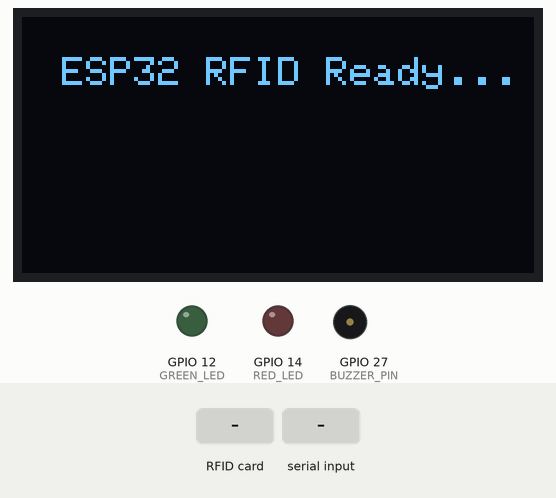
A sketch run on a simulated ESP32. On the bench: 128×64 one-colour display, output pins drawn as LEDs (lit = HIGH), buzzer (waves = sounding, pin HIGH). The test bench sets the inputs (shaded band). What the sketch prints to the serial monitor is not drawn.

Above: at 1.3 s.
1.4 s: RFID card 5E 7A 19 C4 held to the reader
At 3.5 s:
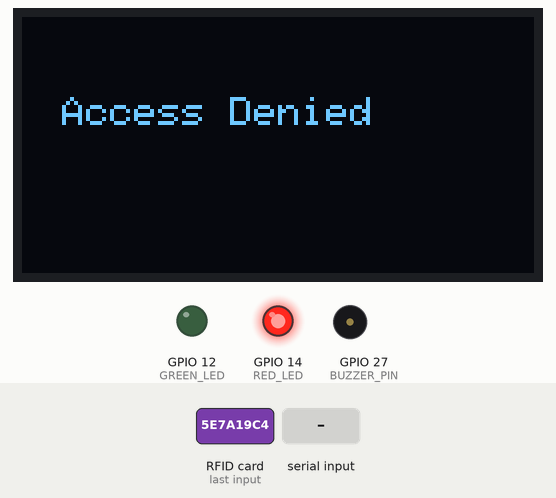
3.8 s: "read\n" received over Serial
At 4.8 s:
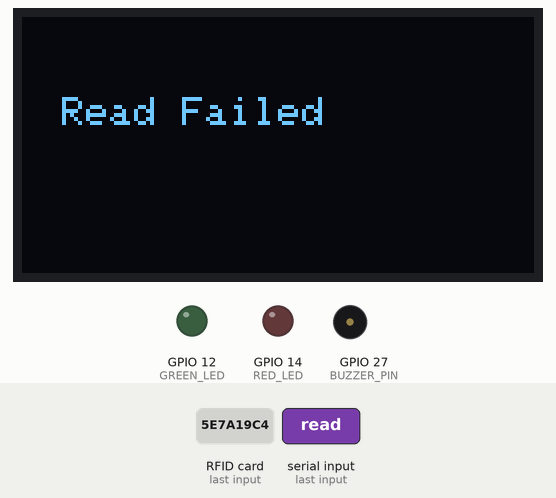
6.0 s: "list\n" received over Serial
7.5 s: "add\n" received over Serial
9.0 s: RFID card 5E 7A 19 C4 held to the reader
At 10.0 s:
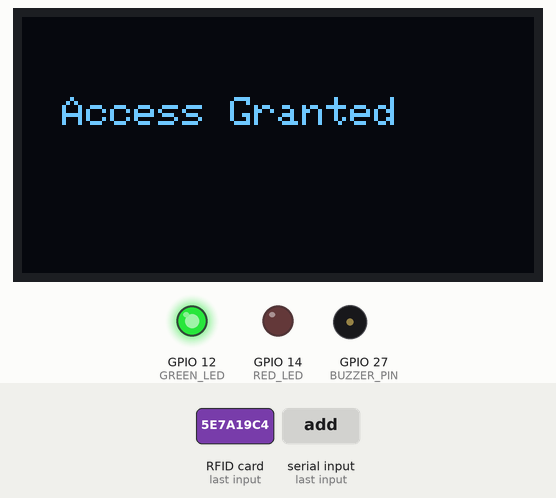
Timing chart, 0 to 12.9 s (numbered marks = the images above; inputs shaded):
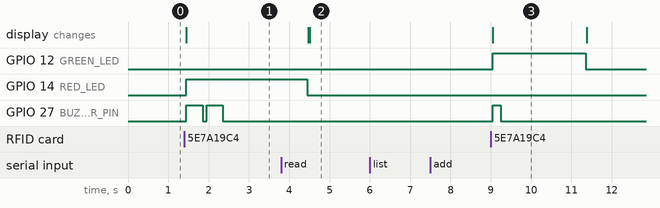

Measured:
- after the input at 1.4 s, GPIO 14 (RED_LED): LOW → HIGH after 0.05 s; GPIO 27 (BUZZER_PIN): alternates HIGH for 0.40 s and LOW for 0.10 s, 4 changes in all, then stays LOW, starting after 0.05 s; the display: changes after 0.05 s (image 1)
- after the input at 3.8 s, the display: first differs from a run without the input after 0.70 s (image 2)
- after the input at 6.0 s, every drawn part: stays the same
- after the input at 7.5 s, every drawn part: stays the same
- after the input at 9.0 s, GPIO 12 (GREEN_LED): LOW → HIGH after 0.05 s, → LOW 2.3 s later; GPIO 27 (BUZZER_PIN): LOW → HIGH after 0.05 s, → LOW 0.20 s later; the display: changes after 0.05 s (image 3)
- what the display in image 3 shows lasts 2.4 s, from 9.0 s to 11.4 s

The sketch:

storing_on_rfid_card.ino
```cpp
#include <SPI.h>
#include <Wire.h>
#include <Adafruit_GFX.h>
#include <Adafruit_SSD1306.h>
#include <MFRC522.h>

// OLED display settings
#define SCREEN_WIDTH 128
#define SCREEN_HEIGHT 64
#define OLED_RESET -1
Adafruit_SSD1306 display(SCREEN_WIDTH, SCREEN_HEIGHT, &Wire, OLED_RESET);

// RFID module pins
#define SS_PIN 2
#define RST_PIN 5

// Components
#define GREEN_LED 12
#define RED_LED 14
#define BUZZER_PIN 27

// RFID & storage
MFRC522 rfid(SS_PIN, RST_PIN);
#define MAX_UIDS 10
byte authorizedUIDs[MAX_UIDS][4]; // Array to hold up to 10 UIDs
int authorizedCount = 0;
String serialInput = "";

// Define sector and block for storing variable
#define SECTOR 1
#define BLOCK 4 // Block 4 in sector 1 (avoid using block 7, which is the sector trailer)
byte keyA[6] = {0xFF, 0xFF, 0xFF, 0xFF, 0xFF, 0xFF}; // Default key for MIFARE Classic

void setup()
{
    Serial.begin(115200);
    SPI.begin();
    rfid.PCD_Init();

    pinMode(GREEN_LED, OUTPUT);
    pinMode(RED_LED, OUTPUT);
    pinMode(BUZZER_PIN, OUTPUT);

    digitalWrite(GREEN_LED, LOW);
    digitalWrite(RED_LED, LOW);
    digitalWrite(BUZZER_PIN, LOW);

    if (!display.begin(SSD1306_SWITCHCAPVCC, 0x3C))
    {
        Serial.println("SSD1306 initialization failed!");
        while (true);
    }

    PrintReadyMessage();
    Serial.println("System Ready. Use 'add', 'list', 'clear', 'write <value>', or 'read' commands in Serial Monitor.");
}

void loop()
{
    // Handle Serial Monitor Commands
    if (Serial.available())
    {
        serialInput = Serial.readStringUntil('\n');
        serialInput.trim();
        handleSerialCommand(serialInput);
    }

    // RFID Detection
    if (!rfid.PICC_IsNewCardPresent() || !rfid.PICC_ReadCardSerial())
        return;

    bool isAuthorized = checkUID(rfid.uid.uidByte);

    if (isAuthorized)
    {
        showMessage("Access Granted");
        digitalWrite(GREEN_LED, HIGH);
        beep(1, 200);
        // Read and display stored variable
        String storedValue = readVariableFromCard();
        if (storedValue != "") {
            showMessage("Value: " + storedValue);
            delay(2000);
        }
    }
    else
    {
        showMessage("Access Denied");
        digitalWrite(RED_LED, HIGH);
        beep(2, 400);
    }

    // Print UID to Serial Monitor
    printUID();

    delay(2000);
    resetIndicators();
    rfid.PICC_HaltA();
    PrintReadyMessage();
}

void beep(int times, int duration)
{
    for (int i = 0; i < times; i++)
    {
        digitalWrite(BUZZER_PIN, HIGH);
        delay(duration);
        digitalWrite(BUZZER_PIN, LOW);
        delay(100);
    }
}

void resetIndicators()
{
    digitalWrite(GREEN_LED, LOW);
    digitalWrite(RED_LED, LOW);
    digitalWrite(BUZZER_PIN, LOW);
}

void printUID()
{
    Serial.print("UID: ");
    for (byte i = 0; i < rfid.uid.size; i++)
    {
        Serial.print(rfid.uid.uidByte[i], HEX);
        Serial.print(" ");
    }
    Serial.println();
}

void showMessage(String msg)
{
    display.clearDisplay();
    display.setTextSize(1);
    display.setTextColor(WHITE);
    display.setCursor(10, 20);
    display.println(msg);
    display.display();
    Serial.println(msg);
}

void PrintReadyMessage()
{
    display.clearDisplay();
    display.setTextSize(1);
    display.setTextColor(WHITE);
    display.setCursor(10, 10);
    display.println("ESP32 RFID Ready...");
    display.display();
}

bool compareUIDs(byte *uid1, byte *uid2)
{
    for (int i = 0; i < 4; i++)
    {
        if (uid1[i] != uid2[i])
            return false;
    }
    return true;
}

bool checkUID(byte *uid)
{
    for (int i = 0; i < authorizedCount; i++)
    {
        if (compareUIDs(authorizedUIDs[i], uid))
            return true;
    }
    return false;
}

void addCurrentUID()
{
    if (authorizedCount >= MAX_UIDS)
    {
        Serial.println("UID storage full!");
        return;
    }

    // Check if card is scanned
    if (rfid.uid.uidByte[0] == 0)
    {
        Serial.println("Please scan a card before using 'add'.");
        return;
    }

    for (int i = 0; i < authorizedCount; i++)
    {
        if (compareUIDs(authorizedUIDs[i], rfid.uid.uidByte))
        {
            Serial.println("UID already in list.");
            return;
        }
    }

    // Add UID
    for (int i = 0; i < 4; i++)
    {
        authorizedUIDs[authorizedCount][i] = rfid.uid.uidByte[i];
    }
    authorizedCount++;
    Serial.println("UID added successfully.");
}

bool authenticateCard() {
    MFRC522::MIFARE_Key key;
    for (byte i = 0; i < 6; i++) {
        key.keyByte[i] = keyA[i];
    }
    MFRC522::StatusCode status = rfid.PCD_Authenticate(MFRC522::PICC_CMD_MF_AUTH_KEY_A, BLOCK, &key, &(rfid.uid));
    if (status != MFRC522::STATUS_OK) {
        Serial.print("Authentication failed: ");
        Serial.println(rfid.GetStatusCodeName(status));
        return false;
    }
    return true;
}

bool writeVariableToCard(String value) {
    if (!rfid.PICC_IsNewCardPresent() || !rfid.PICC_ReadCardSerial()) {
        Serial.println("No card detected for writing.");
        return false;
    }

    if (!authenticateCard()) {
        rfid.PICC_HaltA();
        return false;
    }

    byte buffer[16];
    memset(buffer, 0, 16); // Clear buffer
    value.getBytes(buffer, 16); // Copy string to buffer (max 16 bytes)

    MFRC522::StatusCode status = rfid.MIFARE_Write(BLOCK, buffer, 16);
    if (status != MFRC522::STATUS_OK) {
        Serial.print("Write failed: ");
        Serial.println(rfid.GetStatusCodeName(status));
        rfid.PICC_HaltA();
        return false;
    }

    Serial.println("Variable written to card: " + value);
    rfid.PICC_HaltA();
    return true;
}

String readVariableFromCard() {
    if (!authenticateCard()) {
        rfid.PICC_HaltA();
        return "";
    }

    byte buffer[18]; // Buffer to hold data (16 bytes + 2 bytes CRC)
    byte size = 18;

    MFRC522::StatusCode status = rfid.MIFARE_Read(BLOCK, buffer, &size);
    if (status != MFRC522::STATUS_OK) {
        Serial.print("Read failed: ");
        Serial.println(rfid.GetStatusCodeName(status));
        rfid.PICC_HaltA();
        return "";
    }

    // Convert buffer to string, stopping at null or max 16 bytes
    char value[17];
    memset(value, 0, 17);
    for (byte i = 0; i < 16 && buffer[i] != 0; i++) {
        value[i] = (char)buffer[i];
    }

    rfid.PICC_HaltA();
    return String(value);
}

void handleSerialCommand(String cmd)
{
    if (cmd == "list")
    {
        Serial.println("Authorized UIDs:");
        for (int i = 0; i < authorizedCount; i++)
        {
            for (int j = 0; j < 4; j++)
            {
                Serial.print(authorizedUIDs[i][j], HEX);
                Serial.print(" ");
            }
            Serial.println();
        }
        if (authorizedCount == 0)
            Serial.println("No UIDs stored.");
    }
    else if (cmd == "add")
    {
        addCurrentUID();
    }
    else if (cmd == "clear")
    {
        authorizedCount = 0;
        Serial.println("All UIDs cleared.");
    }
    else if (cmd.startsWith("write "))
    {
        String value = cmd.substring(6);
        value.trim();
        if (value.length() > 16) {
            Serial.println("Value too long (max 16 characters).");
            return;
        }
        if (value.length() == 0) {
            Serial.println("Please provide a value to write.");
            return;
        }
        if (writeVariableToCard(value)) {
            showMessage("Write Success");
        } else {
            showMessage("Write Failed");
        }
    }
    else if (cmd == "read")
    {
        String value = readVariableFromCard();
        if (value != "") {
            Serial.println("Stored value: " + value);
            showMessage("Value: " + value);
        } else {
            Serial.println("Failed to read value.");
            showMessage("Read Failed");
        }
    }
    else
    {
        Serial.println("Unknown command. Use: add / list / clear / write <value> / read");
    }
}
```
